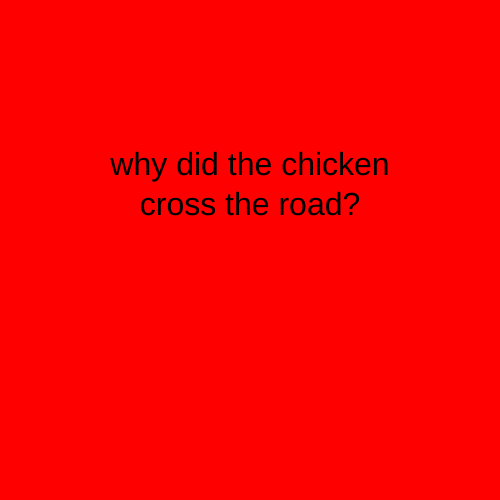
Frame 1 (no input)
Frame 60 (no input): identical to frame 1, image omitted
Frame 120 (the mouse pressed at the canvas centre since frame 60): identical to frame 1, image omitted

The p5.js sketch that drew this single still picture (run headless with seeded random() and noise() and a simulated clock; from frame 60 on, the mouse is pressed at the canvas centre):

// p5.js sketch
// ── sketch.js
let timer = 0;
let state = 0;
function setup() {
  createCanvas(500, 500);
  textSize(32);
  textAlign(CENTER) ;
  rectMode(CENTER) ;

}

function draw() {

switch(state){

case 0:
background('red');
text("why did the chicken\ncross the road?", 250,250,350,200);
//increment the timer variable
timer=timer+1;
//if the timer var is greater than 200
 if (timer>200) {
  // make it go to state 1
  state = 1;
  timer=0;
 }
break ;

case 1:
background('blue') ;
text("to get to the other side", 250,250,350,200);
break ;
}
}
